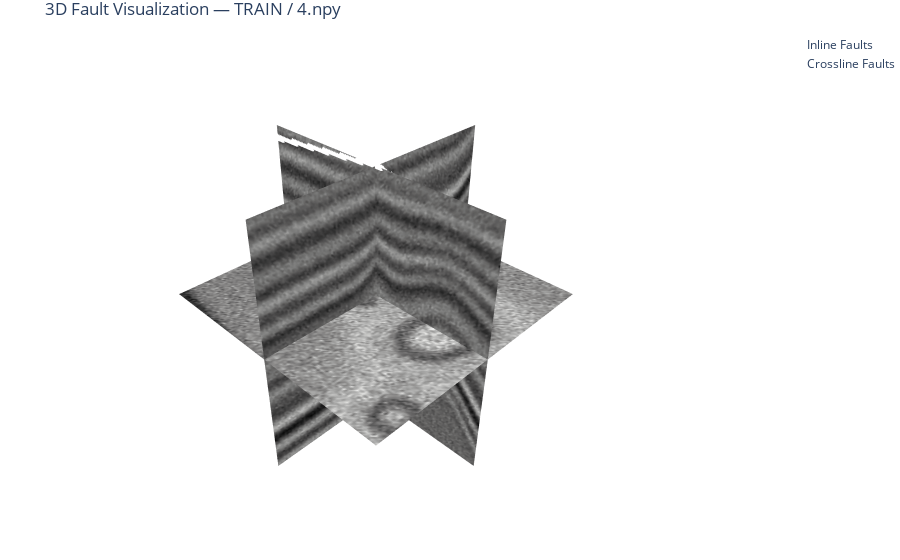
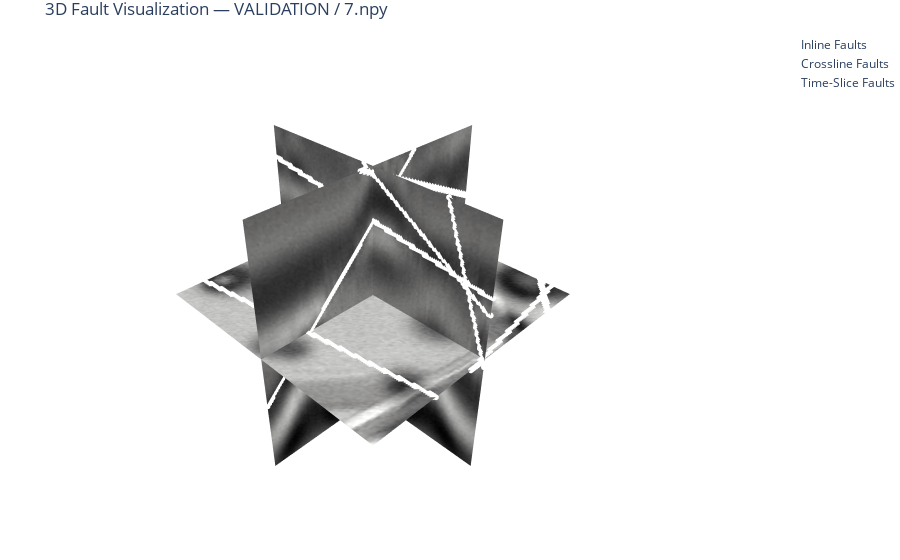

Notebook source saved alongside these figures, in order:
### Code cell
# PARAMETERS
cube_size = 128  # Adjust as needed
mask_mode = 0    # 0 = binary masks; 1 = multiclass
#base_out = "/Users/roderickperez/Documents/DS_Projects/faultSegm/faultSeg_Wu_2019_Keras/output"

# Normalization helper
def normalize(v):
    return ((v - v.min()) / (v.max() - v.min()) * 255).astype(np.uint8)

# Fault plotting function
def plot_fault_points(fig, slice_mask, axis_index, slice_type, color, label, nx, ny, nz):
    if slice_type == "inline":
        ks, js = np.where(slice_mask)
        fig.add_trace(go.Scatter3d(
            x=np.full_like(ks, axis_index),
            y=js,
            z=nz - 1 - ks,
            mode='markers',
            marker=dict(color=color, size=2, opacity=1),
            name=label
        ))
    elif slice_type == "crossline":
        ks, is_ = np.where(slice_mask)
        fig.add_trace(go.Scatter3d(
            x=is_,
            y=np.full_like(is_, axis_index),
            z=nz - 1 - ks,
            mode='markers',
            marker=dict(color=color, size=2, opacity=1),
            name=label
        ))
    elif slice_type == "timeslice":
        is_, js = np.where(slice_mask)
        fig.add_trace(go.Scatter3d(
            x=is_,
            y=js,
            z=np.full_like(is_, axis_index),
            mode='markers',
            marker=dict(color=color, size=2, opacity=1),
            name=label
        ))

# Loop over splits
for split in ["train", "validation"]:
    seismic_dir = os.path.join(base_out, split, "seis")
    mask_dir = os.path.join(base_out, split, "fault")

    if not (os.path.exists(seismic_dir) and os.path.exists(mask_dir)):
        print(f"[{split}] Skipping: directories not found.")
        continue

    files = sorted(set(os.listdir(seismic_dir)).intersection(os.listdir(mask_dir)))
    if not files:
        print(f"[{split}] No files to visualize.")
        continue

    selected_file = random.choice([f for f in files if f.endswith((".npy", ".dat"))])
    print(f"[{split}] Selected file: {selected_file}")

    # Load data
    seismic_path = os.path.join(seismic_dir, selected_file)
    mask_path = os.path.join(mask_dir, selected_file)

    if selected_file.endswith(".npy"):
        seismic = np.load(seismic_path)
        mask = np.load(mask_path)
    else:
        seismic = np.fromfile(seismic_path, dtype=np.float32).reshape((cube_size, cube_size, cube_size))
        mask = np.fromfile(mask_path, dtype=np.uint8).reshape((cube_size, cube_size, cube_size))

    nx, ny, nz = seismic.shape

    # Slices
    inline     = seismic[nx//2,:,:].T
    crossline  = seismic[:,ny//2,:].T
    timeslice  = seismic[:,:,nz//2]

    inline_m   = mask[nx//2,:,:].T
    cross_m    = mask[:,ny//2,:].T
    timeslice_m= mask[:,:,nz//2]

    inline_norm    = normalize(inline)
    crossline_norm = normalize(crossline)
    timeslice_norm = normalize(timeslice)

    # Create 3D figure
    fig = go.Figure()

    # Seismic surfaces
    fig.add_trace(go.Surface(
        z=np.tile(np.arange(nz)[::-1], (ny, 1)).T,
        x=np.full((nz, ny), nx//2),
        y=np.tile(np.arange(ny), (nz, 1)),
        surfacecolor=inline_norm,
        colorscale="Gray",
        showscale=False,
        opacity=1
    ))
    fig.add_trace(go.Surface(
        z=np.tile(np.arange(nz)[::-1], (nx, 1)).T,
        x=np.tile(np.arange(nx), (nz, 1)),
        y=np.full((nz, nx), ny//2),
        surfacecolor=crossline_norm,
        colorscale="Gray",
        showscale=False,
        opacity=1
    ))
    fig.add_trace(go.Surface(
        z=np.full((ny, nx), nz//2),
        x=np.tile(np.arange(nx), (ny, 1)),
        y=np.tile(np.arange(ny).reshape(-1,1), (1, nx)),
        surfacecolor=np.rot90(timeslice_norm, k=-1),
        colorscale="Gray",
        showscale=False,
        opacity=1
    ))

    # Fault overlays
    if mask_mode == 0:
        plot_fault_points(fig, inline_m==1, nx//2, "inline", "white", "Inline Faults", nx, ny, nz)
        plot_fault_points(fig, cross_m==1, ny//2, "crossline", "white", "Crossline Faults", nx, ny, nz)
        plot_fault_points(fig, timeslice_m==1, nz//2, "timeslice", "white", "Time-Slice Faults", nx, ny, nz)
    elif mask_mode == 1:
        plot_fault_points(fig, inline_m==1, nx//2, "inline", "green", "Inline Normal Faults", nx, ny, nz)
        plot_fault_points(fig, inline_m==2, nx//2, "inline", "purple", "Inline Inverse Faults", nx, ny, nz)
        plot_fault_points(fig, cross_m==1, ny//2, "crossline", "green", "Crossline Normal Faults", nx, ny, nz)
        plot_fault_points(fig, cross_m==2, ny//2, "crossline", "purple", "Crossline Inverse Faults", nx, ny, nz)
        plot_fault_points(fig, timeslice_m==1, nz//2, "timeslice", "green", "Time-Slice Normal Faults", nx, ny, nz)
        plot_fault_points(fig, timeslice_m==2, nz//2, "timeslice", "purple", "Time-Slice Inverse Faults", nx, ny, nz)

    # Layout
    fig.update_layout(
        title=f"3D Fault Visualization — {split.upper()} / {selected_file}",
        scene=dict(
            xaxis=dict(visible=False),
            yaxis=dict(visible=False),
            zaxis=dict(visible=False),
            aspectmode="data"
        ),
        margin=dict(l=0, r=0, t=30, b=0)
    )

    fig.show()

### Figure 1 — Plotly figure (JSON) as saved in the notebook; plotly's stock layout.template omitted (floating-point values rounded to 4 significant figures; data arrays with more than 128 entries replaced by an {"elided": "..."} marker saying what was removed)
{"data": [{"colorscale": [[0, "rgb(0, 0, 0)"], [0.09091, "rgb(16, 16, 16)"], [0.1818, "rgb(38, 38, 38)"], [0.2727, "rgb(59, 59, 59)"], [0.3636, "rgb(81, 80, 80)"], [0.4545, "rgb(102, 101, 101)"], [0.5455, "rgb(124, 123, 122)"], [0.6364, "rgb(146, 146, 145)"], [0.7273, "rgb(171, 171, 170)"], [0.8182, "rgb(197, 197, 195)"], [0.9091, "rgb(224, 224, 223)"], [1, "rgb(254, 254, 253)"]], "opacity": 1, "showscale": false, "surfacecolor": {"elided": "128x128 int values"}, "type": "surface", "x": {"elided": "128x128 int values"}, "y": {"elided": "128x128 int values"}, "z": {"elided": "128x128 int values"}}, {"colorscale": [[0, "rgb(0, 0, 0)"], [0.09091, "rgb(16, 16, 16)"], [0.1818, "rgb(38, 38, 38)"], [0.2727, "rgb(59, 59, 59)"], [0.3636, "rgb(81, 80, 80)"], [0.4545, "rgb(102, 101, 101)"], [0.5455, "rgb(124, 123, 122)"], [0.6364, "rgb(146, 146, 145)"], [0.7273, "rgb(171, 171, 170)"], [0.8182, "rgb(197, 197, 195)"], [0.9091, "rgb(224, 224, 223)"], [1, "rgb(254, 254, 253)"]], "opacity": 1, "showscale": false, "surfacecolor": {"elided": "128x128 int values"}, "type": "surface", "x": {"elided": "128x128 int values"}, "y": {"elided": "128x128 int values"}, "z": {"elided": "128x128 int values"}}, {"colorscale": [[0, "rgb(0, 0, 0)"], [0.09091, "rgb(16, 16, 16)"], [0.1818, "rgb(38, 38, 38)"], [0.2727, "rgb(59, 59, 59)"], [0.3636, "rgb(81, 80, 80)"], [0.4545, "rgb(102, 101, 101)"], [0.5455, "rgb(124, 123, 122)"], [0.6364, "rgb(146, 146, 145)"], [0.7273, "rgb(171, 171, 170)"], [0.8182, "rgb(197, 197, 195)"], [0.9091, "rgb(224, 224, 223)"], [1, "rgb(254, 254, 253)"]], "opacity": 1, "showscale": false, "surfacecolor": {"elided": "128x128 int values"}, "type": "surface", "x": {"elided": "128x128 int values"}, "y": {"elided": "128x128 int values"}, "z": {"elided": "128x128 int values"}}, {"marker": {"color": "white", "opacity": 1, "size": 2}, "mode": "markers", "name": "Inline Faults", "type": "scatter3d", "x": [64, 64, 64, 64, 64, 64, 64, 64, 64, 64, 64, 64, 64, 64, 64, 64, 64, 64, 64, 64, 64, 64, 64, 64, 64, 64, 64, 64, 64, 64, 64, 64, 64, 64, 64, 64, 64, 64, 64, 64, 64, 64, 64, 64, 64, 64, 64, 64, 64, 64, 64, 64, 64, 64, 64, 64, 64, 64, 64, 64, 64, 64, 64, 64, 64, 64, 64, 64, 64, 64, 64, 64, 64, 64, 64, 64, 64, 64, 64, 64, 64, 64, 64, 64, 64, 64, 64], "y": [54, 55, 56, 57, 58, 59, 60, 61, 62, 63, 64, 65, 66, 67, 44, 45, 46, 47, 48, 49, 50, 51, 52, 53, 54, 55, 56, 33, 34, 35, 36, 37, 38, 39, 40, 41, 42, 43, 44, 45, 46, 23, 24, 25, 26, 27, 28, 29, 30, 31, 32, 33, 34, 35, 12, 13, 14, 15, 16, 17, 18, 19, 20, 21, 22, 23, 24, 25, 1, 2, 3, 4, 5, 6, 7, 8, 9, 10, 11, 12, 13, 14, 0, 1, 2, 3, 4], "z": [127, 127, 127, 127, 127, 127, 127, 127, 127, 127, 127, 127, 127, 127, 126, 126, 126, 126, 126, 126, 126, 126, 126, 126, 126, 126, 126, 125, 125, 125, 125, 125, 125, 125, 125, 125, 125, 125, 125, 125, 125, 124, 124, 124, 124, 124, 124, 124, 124, 124, 124, 124, 124, 124, 123, 123, 123, 123, 123, 123, 123, 123, 123, 123, 123, 123, 123, 123, 122, 122, 122, 122, 122, 122, 122, 122, 122, 122, 122, 122, 122, 122, 121, 121, 121, 121, 121]}, {"marker": {"color": "white", "opacity": 1, "size": 2}, "mode": "markers", "name": "Crossline Faults", "type": "scatter3d", "x": [63, 64, 62, 63, 61, 62, 60, 59, 58, 56, 57, 55, 56, 54, 55, 53, 52, 51, 49, 50, 48, 49, 47, 48, 46, 45, 44, 42, 43, 41, 42, 40, 41, 39, 38, 37, 35, 36, 34, 35, 33, 34, 32, 31, 30, 28, 29, 27, 28, 26, 27, 25, 24, 23, 21, 22, 20, 21, 19, 20, 18, 17, 16, 14, 15, 13, 14, 12, 13, 11, 10, 9, 7, 8, 6, 7, 5, 6, 4, 5, 3, 2, 0, 1, 0], "y": [64, 64, 64, 64, 64, 64, 64, 64, 64, 64, 64, 64, 64, 64, 64, 64, 64, 64, 64, 64, 64, 64, 64, 64, 64, 64, 64, 64, 64, 64, 64, 64, 64, 64, 64, 64, 64, 64, 64, 64, 64, 64, 64, 64, 64, 64, 64, 64, 64, 64, 64, 64, 64, 64, 64, 64, 64, 64, 64, 64, 64, 64, 64, 64, 64, 64, 64, 64, 64, 64, 64, 64, 64, 64, 64, 64, 64, 64, 64, 64, 64, 64, 64, 64, 64], "z": [127, 127, 126, 126, 125, 125, 124, 123, 122, 121, 121, 120, 120, 119, 119, 118, 117, 116, 115, 115, 114, 114, 113, 113, 112, 111, 110, 109, 109, 108, 108, 107, 107, 106, 105, 104, 103, 103, 102, 102, 101, 101, 100, 99, 98, 97, 97, 96, 96, 95, 95, 94, 93, 92, 91, 91, 90, 90, 89, 89, 88, 87, 86, 85, 85, 84, 84, 83, 83, 82, 81, 80, 79, 79, 78, 78, 77, 77, 76, 76, 75, 74, 73, 73, 72]}, {"marker": {"color": "white", "opacity": 1, "size": 2}, "mode": "markers", "name": "Time-Slice Faults", "type": "scatter3d", "x": [], "y": [], "z": []}], "layout": {"margin": {"b": 0, "l": 0, "r": 0, "t": 30}, "scene": {"aspectmode": "data", "xaxis": {"visible": false}, "yaxis": {"visible": false}, "zaxis": {"visible": false}}, "title": {"text": "3D Fault Visualization — TRAIN / 4.npy"}}}

### Figure 2 — Plotly figure (JSON) as saved in the notebook; plotly's stock layout.template omitted (floating-point values rounded to 4 significant figures; data arrays with more than 128 entries replaced by an {"elided": "..."} marker saying what was removed)
{"data": [{"colorscale": [[0, "rgb(0, 0, 0)"], [0.09091, "rgb(16, 16, 16)"], [0.1818, "rgb(38, 38, 38)"], [0.2727, "rgb(59, 59, 59)"], [0.3636, "rgb(81, 80, 80)"], [0.4545, "rgb(102, 101, 101)"], [0.5455, "rgb(124, 123, 122)"], [0.6364, "rgb(146, 146, 145)"], [0.7273, "rgb(171, 171, 170)"], [0.8182, "rgb(197, 197, 195)"], [0.9091, "rgb(224, 224, 223)"], [1, "rgb(254, 254, 253)"]], "opacity": 1, "showscale": false, "surfacecolor": {"elided": "128x128 int values"}, "type": "surface", "x": {"elided": "128x128 int values"}, "y": {"elided": "128x128 int values"}, "z": {"elided": "128x128 int values"}}, {"colorscale": [[0, "rgb(0, 0, 0)"], [0.09091, "rgb(16, 16, 16)"], [0.1818, "rgb(38, 38, 38)"], [0.2727, "rgb(59, 59, 59)"], [0.3636, "rgb(81, 80, 80)"], [0.4545, "rgb(102, 101, 101)"], [0.5455, "rgb(124, 123, 122)"], [0.6364, "rgb(146, 146, 145)"], [0.7273, "rgb(171, 171, 170)"], [0.8182, "rgb(197, 197, 195)"], [0.9091, "rgb(224, 224, 223)"], [1, "rgb(254, 254, 253)"]], "opacity": 1, "showscale": false, "surfacecolor": {"elided": "128x128 int values"}, "type": "surface", "x": {"elided": "128x128 int values"}, "y": {"elided": "128x128 int values"}, "z": {"elided": "128x128 int values"}}, {"colorscale": [[0, "rgb(0, 0, 0)"], [0.09091, "rgb(16, 16, 16)"], [0.1818, "rgb(38, 38, 38)"], [0.2727, "rgb(59, 59, 59)"], [0.3636, "rgb(81, 80, 80)"], [0.4545, "rgb(102, 101, 101)"], [0.5455, "rgb(124, 123, 122)"], [0.6364, "rgb(146, 146, 145)"], [0.7273, "rgb(171, 171, 170)"], [0.8182, "rgb(197, 197, 195)"], [0.9091, "rgb(224, 224, 223)"], [1, "rgb(254, 254, 253)"]], "opacity": 1, "showscale": false, "surfacecolor": {"elided": "128x128 int values"}, "type": "surface", "x": {"elided": "128x128 int values"}, "y": {"elided": "128x128 int values"}, "z": {"elided": "128x128 int values"}}, {"marker": {"color": "white", "opacity": 1, "size": 2}, "mode": "markers", "name": "Inline Faults", "type": "scatter3d", "x": {"elided": "334 int values"}, "y": {"elided": "334 int values"}, "z": {"elided": "334 int values"}}, {"marker": {"color": "white", "opacity": 1, "size": 2}, "mode": "markers", "name": "Crossline Faults", "type": "scatter3d", "x": {"elided": "223 int values"}, "y": {"elided": "223 int values"}, "z": {"elided": "223 int values"}}, {"marker": {"color": "white", "opacity": 1, "size": 2}, "mode": "markers", "name": "Time-Slice Faults", "type": "scatter3d", "x": {"elided": "298 int values"}, "y": {"elided": "298 int values"}, "z": {"elided": "298 int values"}}], "layout": {"margin": {"b": 0, "l": 0, "r": 0, "t": 30}, "scene": {"aspectmode": "data", "xaxis": {"visible": false}, "yaxis": {"visible": false}, "zaxis": {"visible": false}}, "title": {"text": "3D Fault Visualization — VALIDATION / 7.npy"}}}
